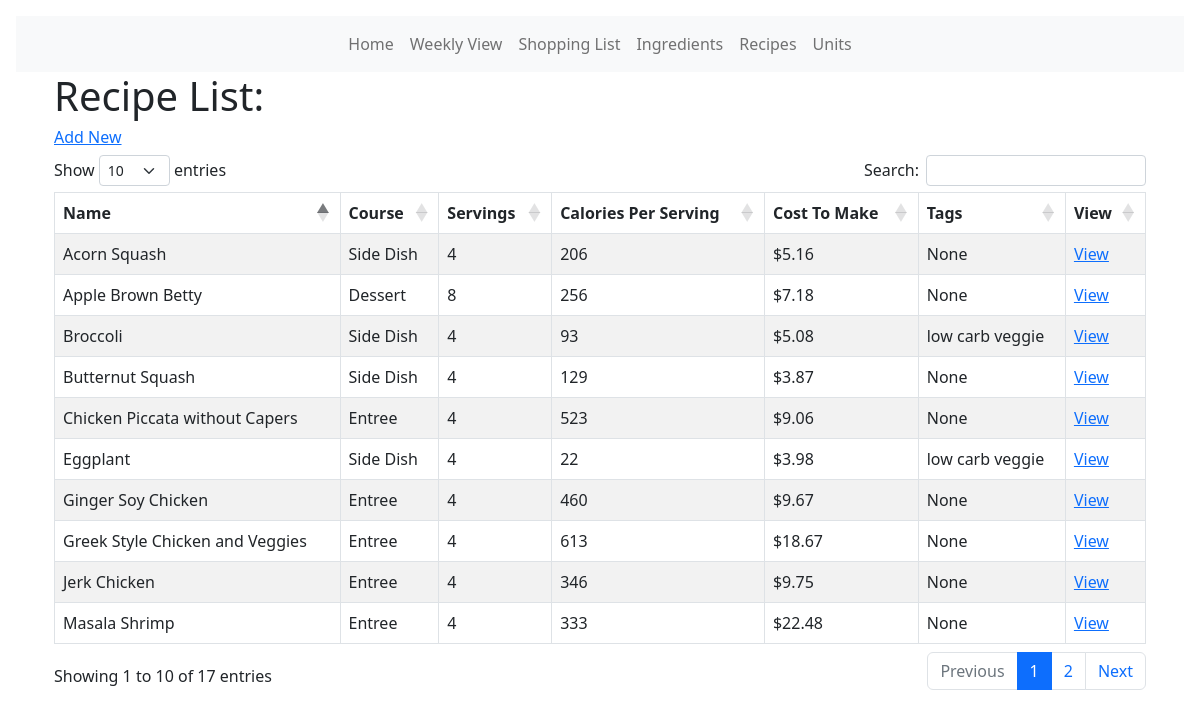
The page /recipe_list on the database its author committed.
### models.py (models this page shows, shortened)
class Recipe(db.Model):
    id = db.Column(db.Integer, primary_key=True)
    name = db.Column(db.String(100))
    course = db.Column(db.String(30))
    servings = db.Column(db.Float)
    serving_size = db.Column(db.String(30))
    tags = db.Column(db.Text)
    def get_total_cost(self):
        x = [x.qty for x in RecipeIngredient.query.filter_by(rid=self.id).all()]
        y = [
            y.ingredient.u_price
            for y in RecipeIngredient.query.filter_by(rid=self.id).all()
        ]
        tc = []
        for num1, num2 in zip(x, y):
            tc.append(num1 * num2)
        return sum(tc)
    def get_total_calories(self):
        a = [a.qty for a in RecipeIngredient.query.filter_by(rid=self.id).all()]
        p = [
            p.ingredient.protein
            for p in RecipeIngredient.query.filter_by(rid=self.id).all()
        ]
        c = [
            c.ingredient.carbs
            for c in RecipeIngredient.query.filter_by(rid=self.id).all()
        ]
        f = [
            f.ingredient.fat
            for f in RecipeIngredient.query.filter_by(rid=self.id).all()
        ]
        tp = []
        for num1, num2 in zip(a, p):
            tp.append((num1 * num2) * 4)
        tc = []
        for num1, num2 in zip(a, c):
            tc.append((num1 * num2) * 4)
        tf = []
        for num1, num2 in zip(a, f):
            tf.append((num1 * num2) * 9)
        gtl = (sum(tf)) + (sum(tp)) + (sum(tc))
        return gtl

class RecipeIngredient(db.Model):
    id = db.Column(db.Integer, primary_key=True)
    rid = db.Column(db.Integer, db.ForeignKey("recipe.id"))
    iid = db.Column(db.Integer, db.ForeignKey("ingredient.id"))
    qty = db.Column(db.Float)
    unit_suffix = db.Column(db.String(50))
    ingredient_color_tag = db.Column(db.String(20))

class Ingredient(db.Model):
    __tablename__ = "ingredient"
    id = db.Column(db.Integer, primary_key=True)
    name = db.Column(db.String(120), nullable=False)
    icalories = db.Column(db.Float)
    protein = db.Column(db.Float)
    carbs = db.Column(db.Float)
    fat = db.Column(db.Float)
    fiber = db.Column(db.Float)
    sugar = db.Column(db.Float)
    item_unit_size = db.Column(db.Float)  # How many units of item at store
    item_price = db.Column(db.Float)  # Price for full item at store
    u_price = db.Column(db.Float)
    aisle_id = db.Column(db.Integer, db.ForeignKey("aisle.id"))
    ingredients = db.relationship("RecipeIngredient", backref="ingredient")

### main.py (the view)
@app.route("/recipe_list")
def recipe_list():
    recipe_list = Recipe.query.order_by(Recipe.name)
    return render_template("/recipes/recipe_list.html", recipe_list=recipe_list)

### templates/recipes/recipe_list.html (shortened to what this page needs)
<!DOCTYPE html>
<html lang="en">
  <head>
    <link
      href="{{ url_for('static', filename='css/select2.css') }}"
      rel="stylesheet"
    />
    <link rel="stylesheet" type="text/css" href="https://cdn.datatables.net/1.10.25/css/dataTables.bootstrap5.css">
    {% extends 'base.html' %} {% block content %}
  </head>
  <body>
    <div class="container">
      <h1>Recipe List:</h1>
      <a href="{{url_for('add_recipe')}}"><h6>Add New</h6></a>
      <table id="data" class="table table-hover table-bordered table-striped">
        <thead>
          <tr>
          <th>Name</th>
          <th>Course</th>
          <th>Servings</th>
          <th>Calories Per Serving</th>
          <th>Cost To Make</th>
          <th>Tags</th>
          <th>View</th>
        </tr>
        </thead>
        <tbody>
        {% for recipe_table in recipe_list %}
        <tr>
          <td>{{recipe_table.name}}</td> <td>{{recipe_table.course}}</td><td>{{(' %0.0f'|format(recipe_table.servings)) if (recipe_table.servings%1==0) else (' %0.2f'|format(recipe_table.servings))}}</td><td>{{'%0.0f'|format((recipe_table.get_total_calories())/recipe_table.servings)}}</td> <td>{{'$%0.2f'|format(recipe_table.get_total_cost())}}</td> <td>{{recipe_table.tags}} </td><td><a href="{{url_for('recipe', id=recipe_table.id)}}">
          View</td>
        </tr>
        {% endfor %}
      </tbody>
      </table>
    </div>
  </body>
  {% endblock %}

### rows shown on the page
Recipe: name "Acorn Squash", course "Side Dish", servings "4", tags "None"
RecipeIngredient: (recipe_table.get_total_calories())/recipe_table.servings "206", get_total_cost "$5.16"
Recipe: name "Apple Brown Betty", course "Dessert", servings "8", tags "None"
RecipeIngredient: (recipe_table.get_total_calories())/recipe_table.servings "256", get_total_cost "$7.18"
Recipe: name "Broccoli", course "Side Dish", servings "4", tags "low carb veggie"
RecipeIngredient: (recipe_table.get_total_calories())/recipe_table.servings "93", get_total_cost "$5.08"
Recipe: name "Butternut Squash", course "Side Dish", servings "4", tags "None"
RecipeIngredient: (recipe_table.get_total_calories())/recipe_table.servings "129", get_total_cost "$3.87"
Recipe: name "Chicken Piccata without Capers", course "Entree", servings "4", tags "None"
RecipeIngredient: (recipe_table.get_total_calories())/recipe_table.servings "523", get_total_cost "$9.06"
Recipe: name "Eggplant", course "Side Dish", servings "4", tags "low carb veggie"
RecipeIngredient: (recipe_table.get_total_calories())/recipe_table.servings "22", get_total_cost "$3.98"
Recipe: name "Ginger Soy Chicken", course "Entree", servings "4", tags "None"
RecipeIngredient: (recipe_table.get_total_calories())/recipe_table.servings "460", get_total_cost "$9.67"
Recipe: name "Greek Style Chicken and Veggies", course "Entree", servings "4", tags "None"
RecipeIngredient: (recipe_table.get_total_calories())/recipe_table.servings "613", get_total_cost "$18.67"
Recipe: name "Jerk Chicken", course "Entree", servings "4", tags "None"
RecipeIngredient: (recipe_table.get_total_calories())/recipe_table.servings "346", get_total_cost "$9.75"
Recipe: name "Masala Shrimp", course "Entree", servings "4", tags "None"
RecipeIngredient: (recipe_table.get_total_calories())/recipe_table.servings "333", get_total_cost "$22.48"
